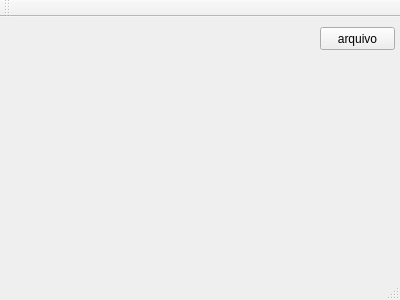
<?xml version="1.0" encoding="UTF-8"?>
<ui version="4.0">
 <class>MainWindow</class>
 <widget class="QMainWindow" name="MainWindow">
  <property name="geometry">
   <rect>
    <x>0</x>
    <y>0</y>
    <width>400</width>
    <height>300</height>
   </rect>
  </property>
  <property name="windowTitle">
   <string>Image Processor</string>
  </property>
  <widget class="QWidget" name="centralWidget">
   <widget class="QPushButton" name="pushButton">
    <property name="geometry">
     <rect>
      <x>320</x>
      <y>10</y>
      <width>75</width>
      <height>23</height>
     </rect>
    </property>
    <property name="text">
     <string>arquivo</string>
    </property>
   </widget>
  </widget>
  <widget class="QMenuBar" name="menuBar">
   <property name="geometry">
    <rect>
     <x>0</x>
     <y>0</y>
     <width>400</width>
     <height>21</height>
    </rect>
   </property>
  </widget>
  <widget class="QToolBar" name="mainToolBar">
   <attribute name="toolBarArea">
    <enum>TopToolBarArea</enum>
   </attribute>
   <attribute name="toolBarBreak">
    <bool>false</bool>
   </attribute>
  </widget>
  <widget class="QStatusBar" name="statusBar"/>
 </widget>
 <layoutdefault spacing="6" margin="11"/>
 <resources/>
 <connections/>
</ui>
